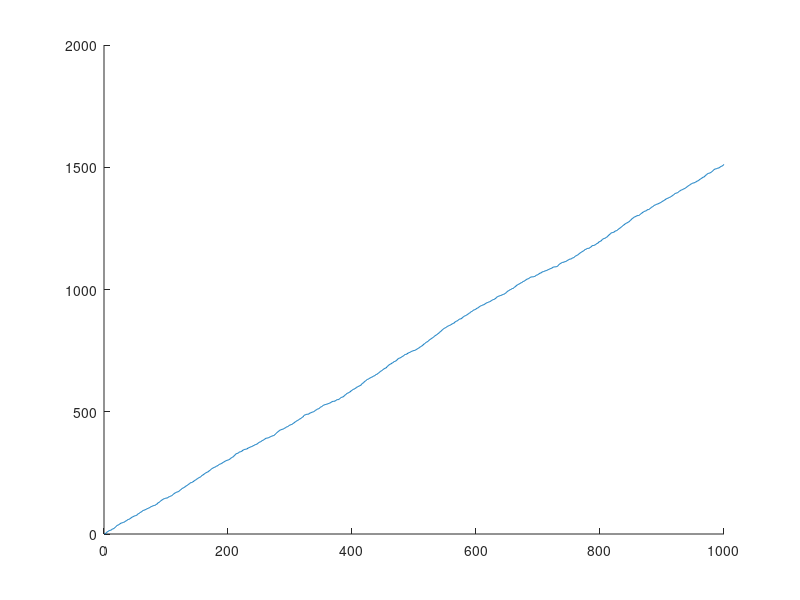

Here is the MATLAB script that generated this plot:
% Tomasz Urban
% Numer indeksu: 247 428-

hold on

% --------- WEJSCIA i WYJSCIA -------
    u0 = 0;
    u_1 = 0;
    y0 = 0;
    y_1 = 0;
    
    % Time of simulation
    n_max = 1000;
    
    y = zeros ( n_max, 1);
    y(1) = y_1;
    y(2) = y0;
    
    % Wartosci rzeczywiste
    v = zeros ( n_max, 1);
    v(1) = 0;
    v(2) = 0;
    
    % Wartosci rzeczywiste
    u = zeros ( n_max, 1);
    u(1) = 0;
    u(2) = 0;
    
    % wektor phi
    phi_n = [ y(2), y(1), u(2), u(1) ].';

%  --------- PARAMETRY ---------
    a1 = 1;
    a2 = 1;
    b1 = 2;
    b2 = 1;
    
% ----------- P ---------------
    p_vector = [ 10^4, 10^4, 10^4, 10^4 ];
    P0 = diag(p_vector);

% ---- WEKTOR PARAMETROW ------
Theta = [ a1, a2, b1, b2 ].';

Pn_1 = P0;
Thetan_1 = Theta;

% ----- WAZENIE WYKLADNICZE
% 1 - brak wazenia wykladniczego
lambda = 1;

% ------ ZAKLOCENIE GAUSSA ------
    % wartosc oczekiwana
    E = 0;
    % wariancja
    var = 0.1;
    
    e_n = zeros ( n_max, 1);
    
% ---------- ESTYMATORY ----------
    v_est = zeros ( n_max, 1);
    v_est(2) = 0;
    v_est(1) = 0;
    
    y_est = zeros ( n_max, 1);
    y_est(2) = 0;
    y_est(1) = 0;
    
    theta_est = zeros ( n_max, 4);
    
for n = 2:1:1000
    
    % Losowanie wejscia
        % Losowanie z rozkladu jednostajnego
        u(n) = rand(1,1);
     
    % Losowanie zaklocenia zgodnie z parametrami
    e_n(n) = sqrt(var) * randn(1,1) + E;
    
    % Wylicz stan i wartosci wyjsc RZECZYWISTYCH
    v(n) = Theta(1) * v(n) + Theta(2) * v(n-1) + Theta(3) * u(n) + Theta(4) * u(n-1);
    y(n) = v(n) + e_n(n);
    
    phi_n(1) = y(n);
    phi_n(2) = y(n-1);
    phi_n(3) = u(n);
    phi_n(4) = u(n-1);
    
    Pn = (1/lambda) * (Pn_1 - ( Pn_1 * phi_n * (phi_n.') * Pn_1 )/( phi_n.' * Pn_1 * phi_n ));
    Thetan_1 = Thetan_1 + Pn * phi_n *( y(n) - phi_n.'*Pn_1*phi_n );
end

n_vect = 1:1:n_max;
plot(n_vect, y.');